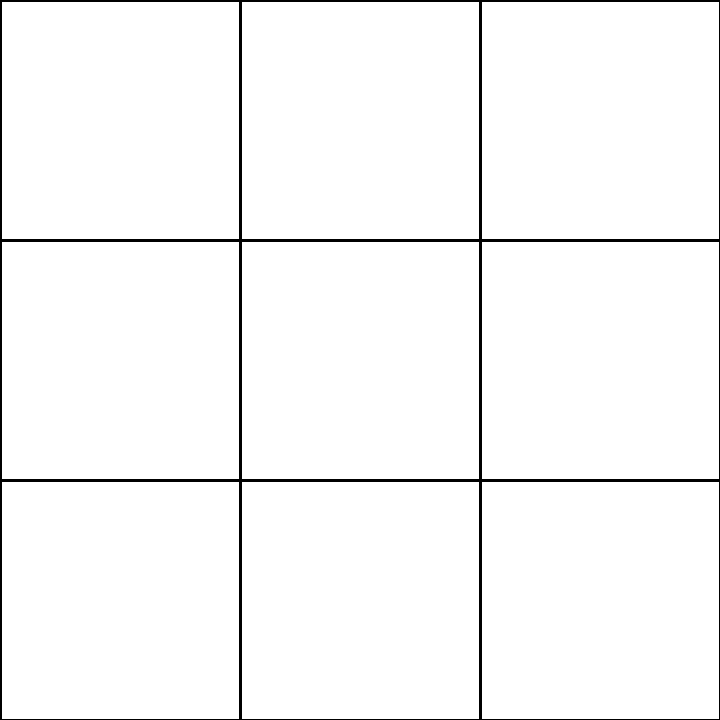
Frame 1 (no input)
Frame 60 (the mouse pressed at the canvas centre just before this capture): identical to frame 1, image omitted
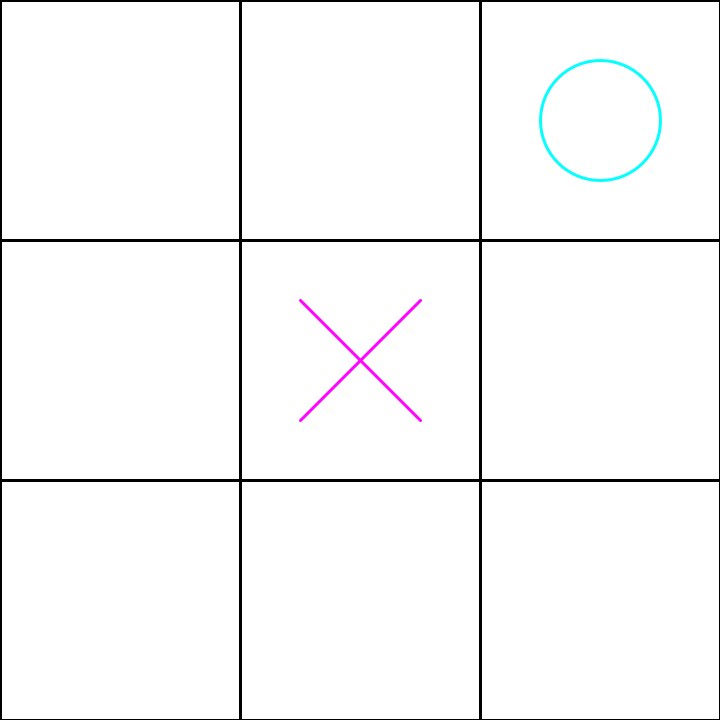
Frame 120 (the mouse held since frame 60 and released just before this capture)

The Processing sketch that drew these frames (run headless with seeded random() and noise(); from frame 60 on, the mouse is pressed at the canvas centre):

// Processing sketch: TIC_TAC_TOE
// ── TIC_TAC_TOE.pde
int tam=3;
boolean jugadorInicial=true;
boolean automatic=false;
boolean ai=true;
int automaticSpeed=10;

char[][] board=new char[tam][tam];
boolean finished=false, humanTurn;
float size;
int maxDepth;

void setup() {

  size(720, 720);

  size=width/tam;

  for (int i=0; i < board.length; i++) {
    for (int j=0; j < tam; j++) {
      board[i][j]=' ';
    }
  }
  humanTurn=jugadorInicial;

  if (tam==3) {
    maxDepth=9;
  } else if (tam==4) {
    maxDepth=7;
  } else if (tam==5) {
    maxDepth=6;
  } else if (tam==6) {
    maxDepth=5;
  } else if (tam==7) {
    maxDepth=5;
  } else if (tam==8) {
    maxDepth=4;
  } else {
    maxDepth=4;
  }
}

void draw() {
  background(255);
  printBoard();
  checkWinner();
  if (!finished&&!humanTurn&&!ai) {
    machineRand();
  }
  if (!finished&&automatic) {
    playerRand();
  }
  if (!finished&&!humanTurn&&ai) {
    machineAi();
  }
  if (automatic&&finished) {
    resetBoard();
    finished=false;
  }
}
//Dibujar tablero
void printBoard() {
  //draw board
  rectMode(CORNER);
  strokeWeight(3);
  noFill();
  stroke(0);
  for (int i=0; i < tam; i++) {
    for (int j=0; j < tam; j++) {
      rect(i*size, j*size, size, size);
    }
  }
  if (automatic) {
    frameRate(automaticSpeed);
  }
  //draw marks
  for (int i=0; i < tam; i++) {
    for (int j=0; j < tam; j++) {
      if (board[i][j]=='X') {
        stroke(255, 5, 255);
        line(i*size+size/4, j*size+size/4, (i+1)*size-size/4, (j+1)*size-size/4);
        line((i+1)*size-size/4, j*size+size/4, i*size+size/4, (j+1)*size-size/4);
      } else if (board[i][j]=='O') {
        stroke(5, 255, 255);
        ellipseMode(CENTER);
        ellipse(i*size+size/2, j*size+size/2, size/2, size/2);
      }
    }
  }
}
//Poner X humano
void mousePressed() {
  if (humanTurn&&!finished) {
    int i=int(mouseX/size);
    int j=int(mouseY/size);
    if (board[i][j]==' ') {
      board[i][j]='X';
      humanTurn=false;
    }
  }
}

//Resetear
void keyPressed() {
  if (key==ENTER) {
    if (finished) {
      resetBoard();
      finished=false;
    }
  }
}
void resetBoard() {
  humanTurn=jugadorInicial;
  for (int i=0; i < tam; i++) {
    for (int j=0; j < tam; j++) {
      board[i][j]=' ';
    }
  }
}
//Comprobar ganador
void checkWinner() {
  char c=dimeWinner();
  if (!finished) {
    if (c!='N') {
      if (c=='T') {
        println("Empate !!!   (Pulsa Enter para volver a jugar)");
      } else {
        println("Ganan los "+c+" !!!  (Pulsa Enter para volver a jugar)");
      }
      finished=true;
    }
  }
}
char dimeWinner() {
  if (tam>4) {
    if (superTie())return 'T';
  }
  boolean t=true;
  //Comprobar filas
  for (int j=0; j < tam; j++) {
    if (board[0][j]!=' ') {
      char pl=board[0][j];
      t=true;
      for (int i=1; i < tam; i++) {
        if (board[i][j]!=pl) {
          t=false;
        }
      }
      if (t) {
        return pl;
      }
    }
  }
  //Comprobar columnas
  for (int i=0; i < tam; i++) {
    if (board[i][0]!=' ') {
      char pl=board[i][0];
      t=true;
      //println(pl);
      for (int j=1; j < tam; j++) {
        if (board[i][j]!=pl) {
          t=false;
        }
      }
      if (t) {
        return pl;
      }
    }
  }
  //Comprobar diagonals
  char pl=board[0][0];
  if (pl!=' ') {
    t=true;
    for (int i=1; i < tam; i++) {
      if (board[i][i]!=pl) {
        t=false;
      }
    }
    if (t)return pl;
  }
  pl=board[0][tam-1];
  if (pl!=' ') {
    t=true;
    for (int i=1; i < tam; i++) {
      if (board[i][tam-1-i]!=pl) {
        t=false;
      }
    }
    if (t)return pl;
  }
  t=true;
  for (int i=0; i < tam; i++) {
    for (int j=0; j< tam; j++) {
      if (board[i][j]==' ') {
        t=false;
        break;
      }
    }
    if (!t)break;
  }
  if (t)return 'T';
  return 'N';
}

//Comprueba empate anticipado
boolean superTie() {

  if (search('X')&&search('O')) {
    return true;
  }
  return false;
}
boolean search(char c) {

  for (int i=0; i < tam; i++) {
    boolean esta=false;
    for (int j=0; j < tam; j++) {
      if (c==board[i][j]) {
        esta=true;
      }
    }
    if (!esta) {
      return false;
    }
  }

  for (int j=0; j < tam; j++) {
    boolean esta=false;
    for (int i=0; i < tam; i++) {
      if (c==board[i][j]) {
        esta=true;
      }
    }
    if (!esta) {
      return false;
    }
  }
  boolean esta=false;
  for (int i=0; i < tam; i++) {

    if (c==board[i][i]) {
      esta=true;
    }
  }
  if (!esta) {
    return false;
  }
  esta=false;
  for (int i=0; i < tam; i++) {

    if (c==board[i][tam-i-1]) {
      esta=true;
    }
  }
  if (!esta) {
    return false;
  }
  return true;
}

//Evaluar tablero
int evaluateBoard() {
  int value=0;
  ArrayList<String> rcd=new ArrayList();
  for (int i=0; i < tam; i++) {
    String s="";
    for (int j=0; j < tam; j++) {
      s+=board[i][j];
    }
    rcd.add(s);
  }
  for (int j=0; j < tam; j++) {
    String s="";
    for (int i=0; i < tam; i++) {
      s+=board[i][j];
    }
    rcd.add(s);
  }
  String s="";
  for (int i=0; i < tam; i++) {
    s+=board[i][i];
  }
  rcd.add(s);
  s="";
  for (int i=0; i < tam; i++) {
    s+=board[i][tam-i-1];
  }
  rcd.add(s);

  for (int i=0; i < rcd.size(); i++) {
    if (twoElem(rcd.get(i))) {
      char elem=dimeElem(rcd.get(i));
      if (elem=='X') {
        int v=0;
        for (int j=0; j < tam; j++) {
          if (rcd.get(i).charAt(j)==elem) {
            v++;
          }
        }
        if(v==tam-3)value+=2;
        if(v==tam-2)value+=5;
        if(v==tam-1)value+=10;
      } else {
        int v=0;
        for (int j=0; j < tam; j++) {
          if (rcd.get(i).charAt(j)==elem) {
            v++;
          }
        }
        if(v==tam-3)value-=2;
        if(v==tam-2)value-=5;
        if(v==tam-1)value-=10;
      }
    }
  }
  return value;
}

boolean twoElem(String s){
  ArrayList<Character> chars=new ArrayList();
  chars.add(s.charAt(0));
  for(int i=1; i < s.length(); i++){
     if(!chars.contains(s.charAt(i))){
        chars.add(s.charAt(i));
     }
  }
  if(chars.size()==2&&chars.contains(' '))return true;
  return false;
}

char dimeElem(String s){
  for(int i=0; i < s.length(); i++){
     if(s.charAt(i)!=' ')return s.charAt(i);
  }
  return ' ';
}

//Extras
void prints() {
  for (int j=0; j < tam; j++) {
    for (int i=0; i < tam; i++) {
      if (board[i][j]==' ') {
        print("-");
      } else {
        print(board[i][j]);
      }
    }
    println();
  }
  println();
}
int dimeMin(ArrayList<Integer> nums) {
  int min=Integer.MAX_VALUE;
  for (int i=0; i < nums.size(); i++) {
    min=min(min, nums.get(i));
  }
  return min;
}

// ── AiChoise.pde
void machineAi() {
  ArrayList<Integer> scores=new ArrayList();
  ArrayList<int[]> moves=new ArrayList();
  for (int i=0; i < tam; i++) {
    for (int j=0; j < tam; j++) {
      if (board[i][j]==' ') {
        board[i][j]='O';
        scores.add(minimax(0, Integer.MIN_VALUE, Integer.MAX_VALUE, true));
        int[] m={i, j};
        moves.add(m);
        board[i][j]=' ';
      }
    }
  }
  int min=dimeMin(scores);
  ArrayList<int[]> posibilidades=new ArrayList();
  for (int i=0; i < moves.size(); i++) {
    if (scores.get(i)==min) {
      posibilidades.add(moves.get(i));
    }
  }
  int[] bestMove=posibilidades.get(int(random(posibilidades.size())));
  board[bestMove[0]][bestMove[1]]='O';
  humanTurn=true;
}

int minimax(int depth, int alpha, int beta, boolean humanT) {
  char winner=dimeWinner();
  if (winner=='X') {
    return 100;
  } else if (winner=='O') {
    return -100;
  } else if (winner=='T') {
    return 0;
  }
  if (depth<maxDepth) {
    if (humanT) {
      int bestScore=Integer.MIN_VALUE;
      for (int i=0; i < tam; i++) {
        for (int j=0; j < tam; j++) {
          if (board[i][j]==' ') {

            board[i][j]='X';

            int score=minimax(depth+1, alpha, beta, false);
            alpha=max(alpha, score);
            bestScore=max(score, bestScore);

            board[i][j]=' ';
            if (bestScore==1)break;
            if (beta<=alpha)break;
          }
        }
      }
      return bestScore;
    } else {

      int bestScore=Integer.MAX_VALUE;

      for (int i=0; i < tam; i++) {
        for (int j=0; j < tam; j++) {
          if (board[i][j]==' ') {

            board[i][j]='O';

            int score=minimax(depth+1, alpha, beta, true);
            beta=min(beta, score);
            bestScore=min(bestScore, score);

            board[i][j]=' ';

            if (beta<=alpha)break;
            if (bestScore==-1)break;
          }
        }
      }
      return bestScore;
    }
  } else {
    //return evaluateBoard();
    return 0;
  }
}

// ── RandomPick.pde
void machineRand() {
  humanTurn=true;
  putRandom('O');
}

void playerRand() {
  humanTurn=false;
  putRandom('X');
}
void putRandom(char c) {
  ArrayList<int[][]> pos=new ArrayList();
  for (int i=0; i < tam; i++) {
    for (int j=0; j < tam; j++) {
      if (board[i][j]==' ') {
        int[][] d={{i}, {j}};
        pos.add(d);
      }
    }
  }
  if (pos.size()!=0) {
    int decision=int(random(pos.size()));

    board[pos.get(decision)[0][0]][pos.get(decision)[1][0]]=c;
  }
}
